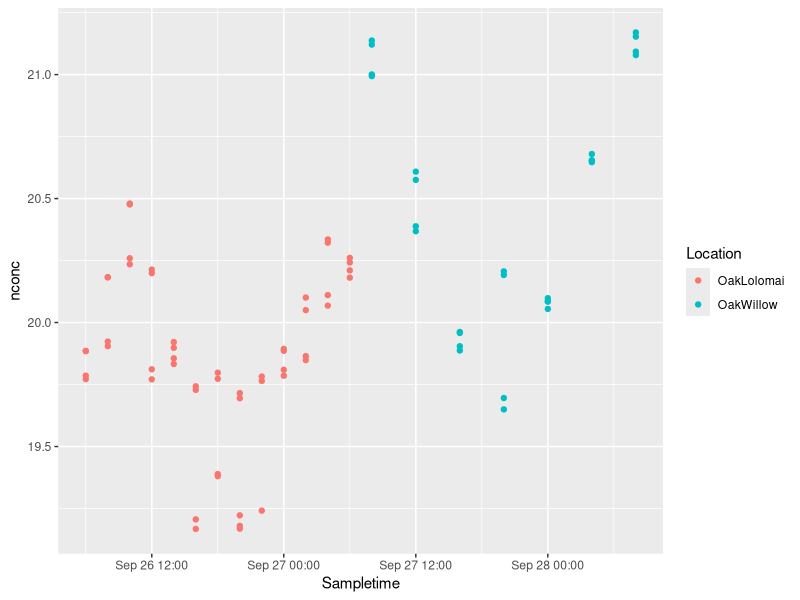
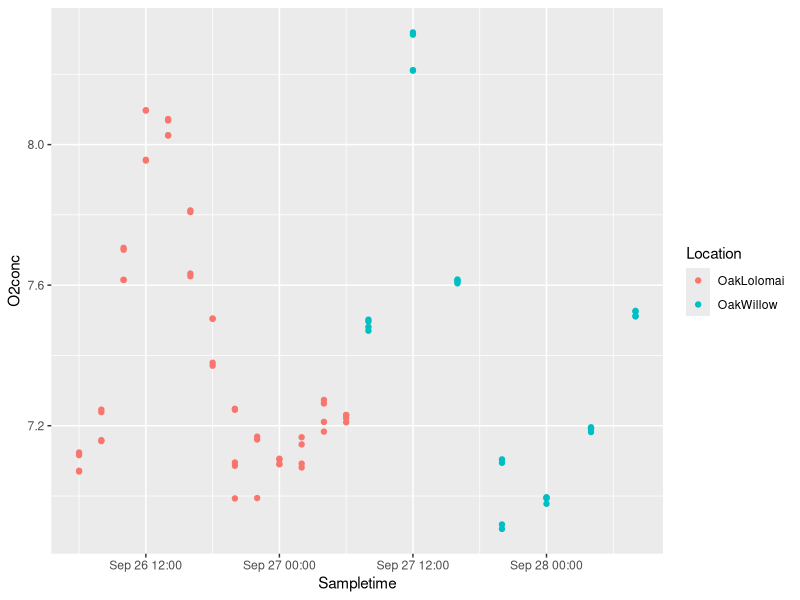
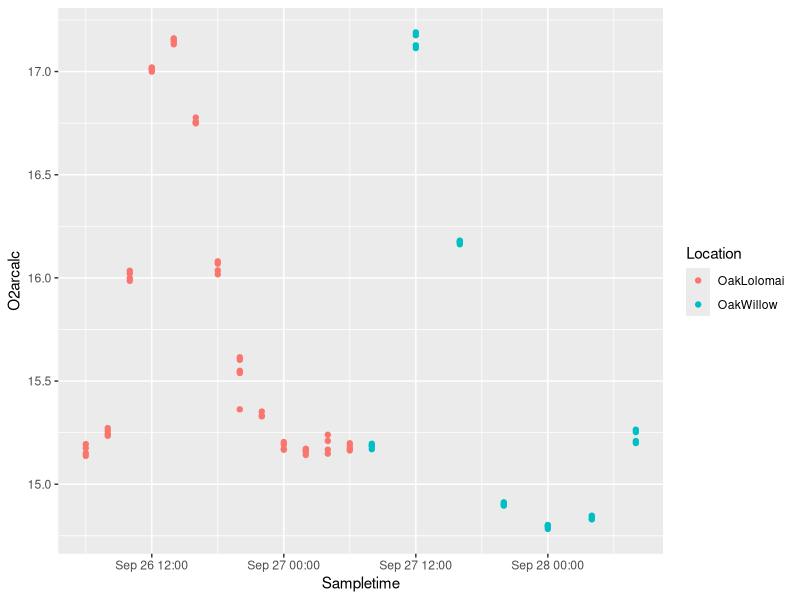

The R script that drew these images, in order:
## MIMS Diel Post-processing

library(plyr)
library(dplyr)
library(ggplot2)
library(cowplot)
library(lubridate)

#############
## IMPORT
############
#MIMS <- read.csv("2018_09_03_BeaverDiel_MIMSprocessed.csv", header=T)
MIMS <- read.csv("2018_10_02_OakDiel_MIMSprocessed.csv", header=T)

## Convert Sampletime to POSIXct
head(MIMS$Sampletime)
#MIMS$Sampletime <- as.POSIXct(as.character(MIMS$Sampletime), format="%m/%d/%y %H:%M")
MIMS$Sampletime <- as.POSIXct(as.character(MIMS$Sampletime), format="%Y-%m-%d %H:%M:%S", tz="US/Arizona")

## Visualize
ggplot(MIMS, aes(Sampletime, nconc, color=Location))+geom_point()
ggplot(MIMS, aes(Sampletime, O2conc, color=Location))+geom_point()
ggplot(MIMS, aes(Sampletime, O2arcalc, color=Location))+geom_point()

## Take the mean of all measurements at the same time point
MIMS %>%
  group_by(Location,Sampletime) %>%
  summarise(O2Ar = mean(O2arcalc), Nconc = mean(nconc), O2conc = mean(O2conc))
